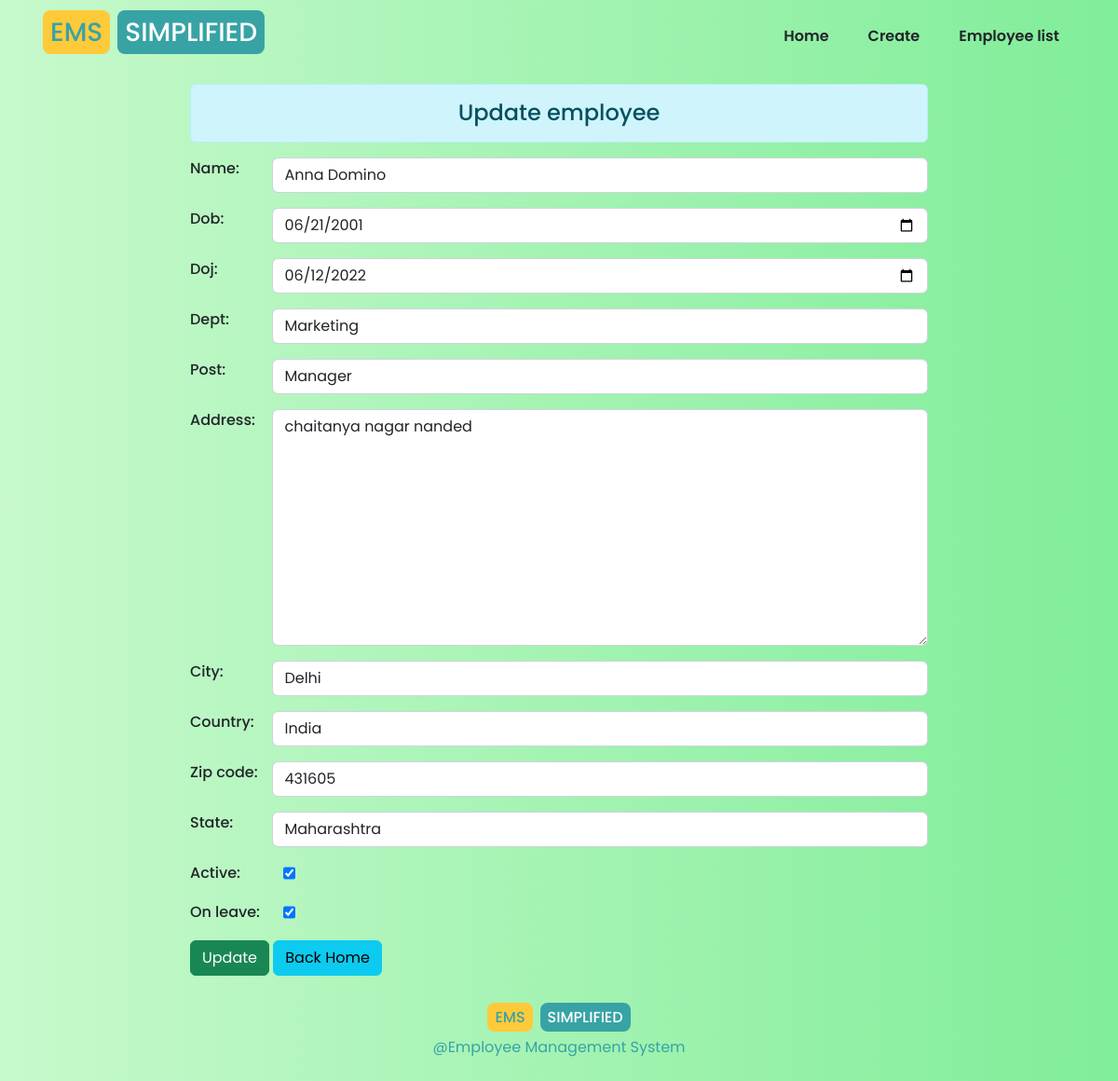
Screenshot of /update/6/ with the database file from the repository.
### ems/models.py (models this page shows, shortened)
class Employee(models.Model):
    name = models.CharField(max_length=120)
    dob = models.DateField()
    doj = models.DateField()
    dept = models.CharField(max_length=120,null=True,blank=True)
    post = models.CharField(max_length=120,null=True,blank=True)
    address = models.TextField(blank=True,null=True)
    city = models.CharField(max_length=120,null=True,blank=True)
    country = models.CharField(max_length=120,null=True,blank=True)
    zip_code = models.IntegerField()
    state = models.CharField(max_length=120,null=True,blank=True)
    active = models.BooleanField()
    leave = models.IntegerField(null=True,blank=True,default=0)
    on_leave = models.BooleanField(default=False)

### ems/views.py (the view)
# urls.py: path('update/<int:id>/',updateData,name='update_data'),
def updateData(request , id):
    emp = Employee.objects.get(id=id)
    if request.method == 'POST':
        print(request.POST)
        form = EmployeeForm(request.POST , instance=emp)
        if form.is_valid():
            onLeave = form.cleaned_data.get('on_leave')
            formData = form.save(commit=True)
            if onLeave == True :
               formData.leave += 1
               print('employee leave incremented')
            form.save()
        return redirect('/updatedone')
    else:
        form = EmployeeForm(instance=emp)
        return render(request,'ems/update.html',{
        'form':form
        })

### ems/templates/ems/update.html (shortened to what this page needs)
{% extends 'ems/base.html'%}
{% block content%}
{% include "ems/nav.html" %}
<div class="row">
    <div class="col-sm-8 offset-2 mt-3 mb-3">
      <h4 class="text-center alert alert-info">Update employee </h4>
       <form action="" method="post">
         {{form.as_p}}
         <input type="submit" class="btn btn-success" value="Update">
         <a href="{% url 'home' %}" class="btn btn-info">Back Home</a>
       </form>
    </div>
</div>
{% include "ems/footer.html" %}
{% endblock content%}

### ems/static/css/main.css (style rules this page uses)
* { margin: 0px; padding: 0px; font-family: 'Poppins', sans-serif; }
body { background: linear-gradient(90deg,#C7F9CC,#80ED99); overflow-x: hidden; }
label { font-weight: 500; }
p { display: flex; }
p label { width: 100px; }

### rows the page displays
Employee: name "Anna Domino", dob "06/21/2001", doj "06/12/2022", dept "Marketing", post "Manager", address "chaitanya nagar nanded", city "Delhi", country "India", zip_code "431605", state "Maharashtra", active "☑", on_leave "☑"
